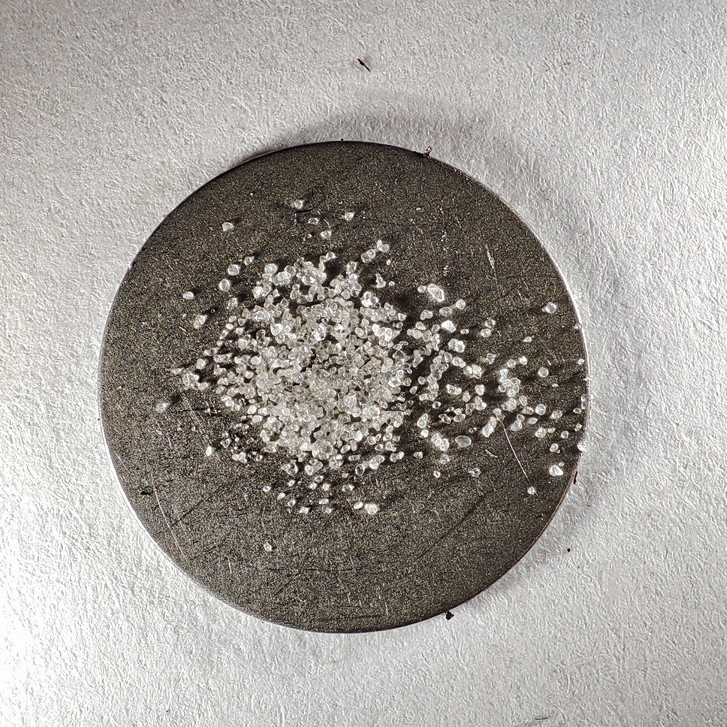
#> input picture training/original/picture10.jpg, 727 x 727 px, shrunk from 1944 x 1944 before the run
$ python przytnij.py
#> lines starting #> are read from the running program, lines starting #| are printed output that depends on the picture; after the words box and inside, x2 and y2 are one past the last pixel; in counts of white or black regions, pixels touching at a corner belong together
# ręczne przycinanie zdjęć i masek
import cv2
import matplotlib.pyplot as plt


nazwa="picture10.jpg"
# x=430
# y=1480
# w=h=900
# # h=873

sfoto="original/"+nazwa
smask="mask/"+nazwa

foto=cv2.imread(sfoto)
#> foto is the input picture: shape (727, 727, 3); mean B, G, R 156.4, 161.5, 165.7
mask=cv2.imread(smask)
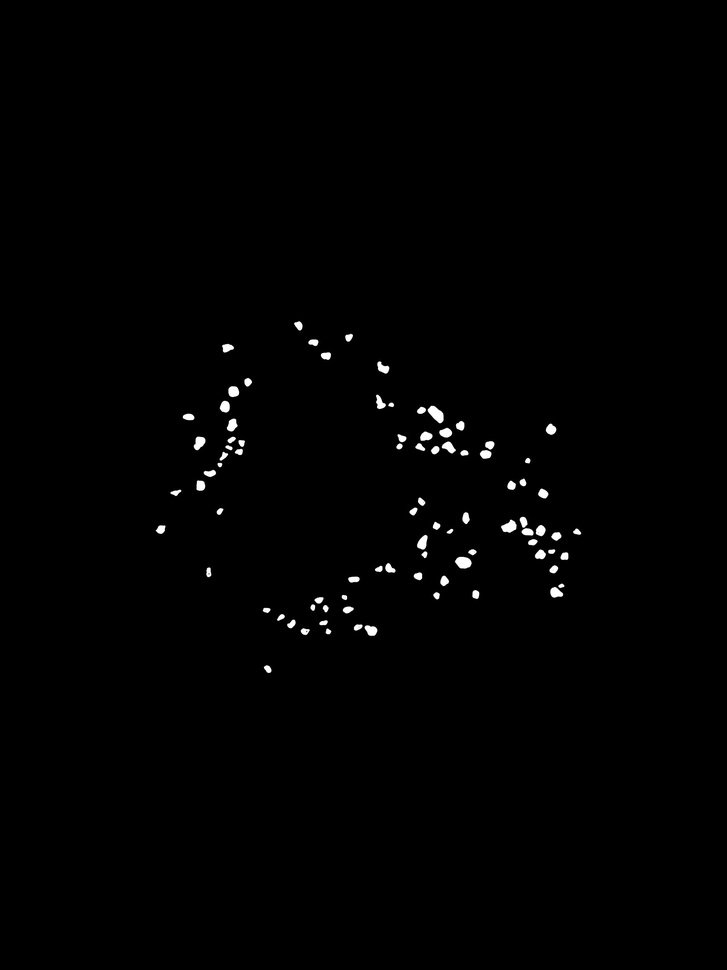
#> input picture training/mask/picture10.jpg, 727 x 970 px, shrunk from 1944 x 2592 before the run
#> mask is the input picture: shape (970, 727, 3); min 0, max 255, mean 1.7

# wymiary oryginałów
h_img, w_img = foto.shape[:2]
#> h_img = 727; w_img = 727

# bok kwadratu jako mniejszy z wymiarów
side = min(h_img, w_img)
#> side = 727

# lewy-górny róg przycięcia (centrowanie)
x = (w_img - side) // 2
#> x = 0
y = (h_img - side) // 2
#> y = 0


# Rysowanie prostokątów
foto_with_rect = foto.copy()
mask_with_rect = mask.copy()
cv2.rectangle(foto_with_rect, (x, y), (x + side, y + side), (0, 255, 0), 2)  # Zielony prostokąt
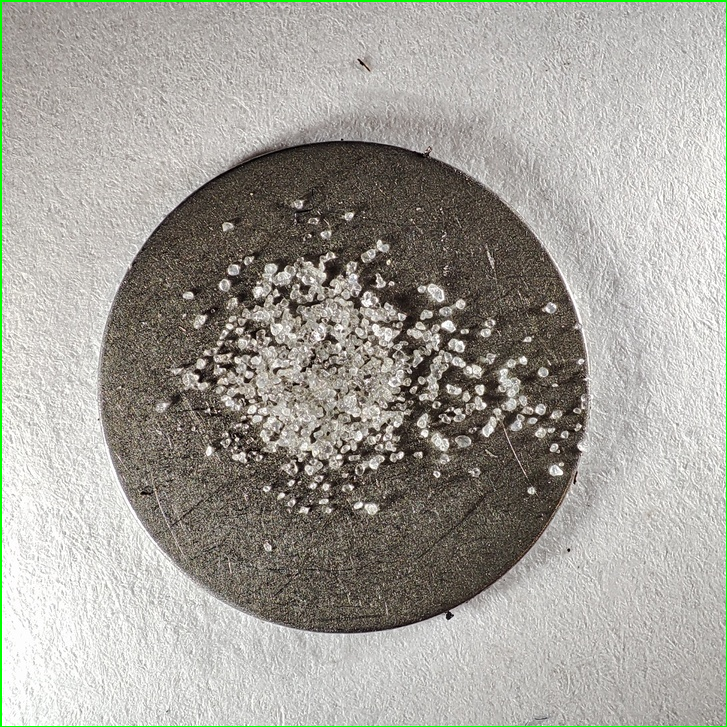
#> foto_with_rect: shape (727, 727, 3); 0.82% of pixels changed, all inside (x1, y1, x2, y2) = (0, 0, 727, 727)
cv2.rectangle(mask_with_rect, (x, y), (x + side, y + side), (0, 255, 0), 2)
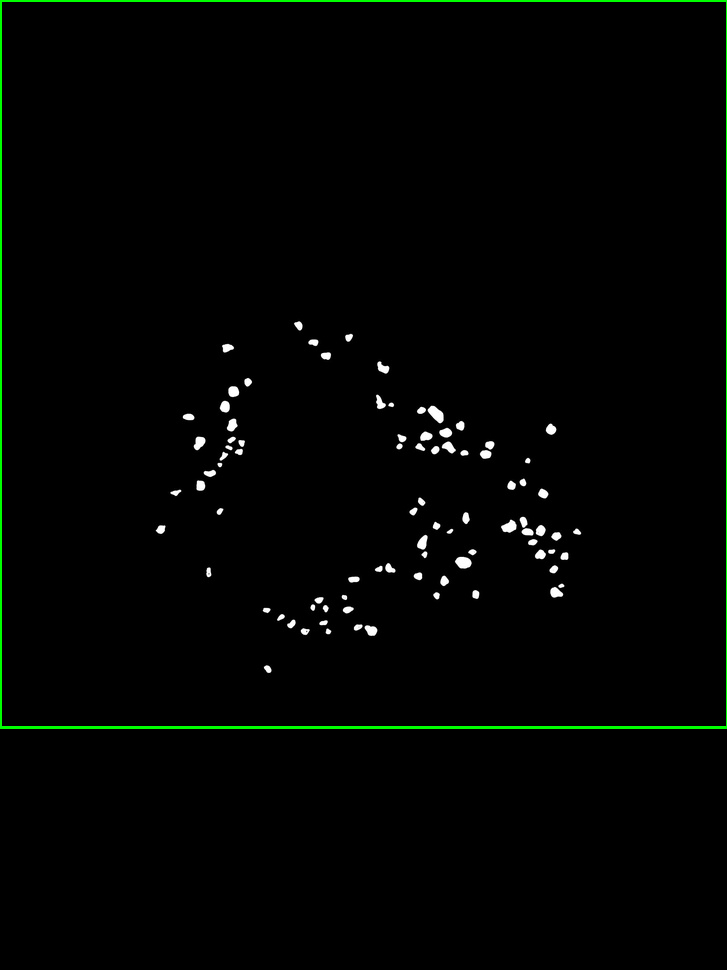
#> mask_with_rect: shape (970, 727, 3); 0.82% of pixels changed, all inside (x1, y1, x2, y2) = (0, 0, 727, 729)

# Wyświetlanie obrazów z konturami
# plt.figure(figsize=(10, 5))
# plt.subplot(1, 2, 1)
plt.title("Zdjęcie z konturem")
plt.imshow(cv2.cvtColor(foto_with_rect, cv2.COLOR_BGR2RGB))

# plt.subplot(1, 2, 2)
# plt.title("Maska z konturem")
# plt.imshow(cv2.cvtColor(mask_with_rect, cv2.COLOR_BGR2RGB))

plt.show()

# foto2 = foto[y:y+h, x:x+w]
# mask2 = mask[y:y+h, x:x+w]

# przycinanie — tu zachowujemy foto2 i mask2
foto2 = foto[y:y+side, x:x+side]
mask2 = mask[y:y+side, x:x+side]
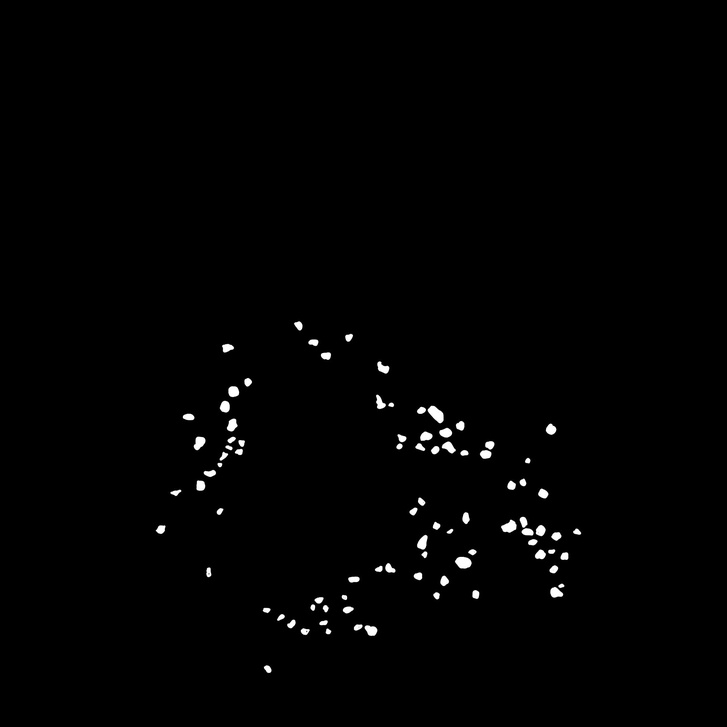
#> mask2: shape (727, 727, 3); min 0, max 255, mean 2.3

plt.imshow(foto2)


cv2.imwrite(sfoto, foto2)
cv2.imwrite(smask, mask2)
